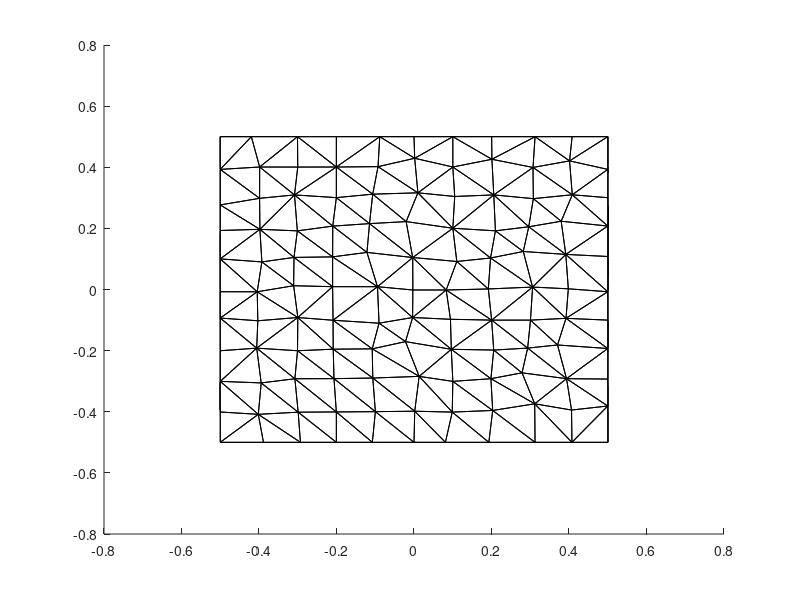

This chart was generated by the following MATLAB code: (Note: this script raises an error after producing the figure.)
clc;
clear all;
close all;

addpath('../bin');

%% load domain (nodes + boundary(s)) and creat dummy  then plot

load('data_interpol_1');

%% creat dummy point location for interpolation evaluation

XYZ_Point=rand(100,3)*1.5-0.75;

%% plot

figure;
hold on;
tri_out_handle=trimesh(IN_Tri_Ini,XYZ_Noeud(:,1),XYZ_Noeud(:,2),XYZ_Noeud(:,3),'edgecolor','black');
alpha(tri_out_handle,0.5);
plot3(XYZ_Noeud(:,1),XYZ_Noeud(:,2),XYZ_Noeud(:,3),'.','color','green');
plot3(XYZ_Point(:,1),XYZ_Point(:,2),XYZ_Point(:,3),'o','color','blue');
axis vis3d
axis equal
hold off;

%% compute raw Sibson shape function and gradiant

Var = XYZ_Noeud; % the var field are the nodes coordonate

Fxyz=naturalInterpolant(XYZ_Noeud,Var,'SibsonRaw'); % with convex hull as constrain
%Fxyz=naturalInterpolant(XYZ_Noeud,Var,'SibsonRaw',IN_Tri_Ini,'tetgen'); %
%with boundary faces as constrain

%% check that gradiant at XYZ_Point is [1,0,0;0,1,0;0,0,1]

Var_Int=Fxyz.eval(XYZ_Point);

grad_x_node=Fxyz.Mat_GradX*XYZ_Noeud;
grad_y_node=Fxyz.Mat_GradY*XYZ_Noeud;
grad_z_node=Fxyz.Mat_GradZ*XYZ_Noeud;

nb_Pnt=size(XYZ_Point,1);

j=0;
for i=1:nb_Pnt
    if Fxyz.Nb_V(i)>3 
        % ie :
        %   Nb_V == 0, the point is out of the domain
        %   Nb_V == 1, the point is coincident with a node
        %   Nb_V == 3, the point is on boundary triangle or the convex hull
        %   if no bondary face are supplied
        %   Nb_V > 3, the point is in the domain and not coincident with a
        %             node
        
        j=j+1;
    end
end

if j~=0 
    check_grad=zeros(j,9);
    j=1;
    for i=1:nb_Pnt
        if Fxyz.Nb_V(i)>3
            check_grad(j,:)=[grad_x_node(i,:),grad_y_node(i,:),grad_z_node(i,:)]-[1,0,0,0,1,0,0,0,1];
            j=j+1;
        end
    end 

    err=max(max(abs(check_grad)))
end

%%






